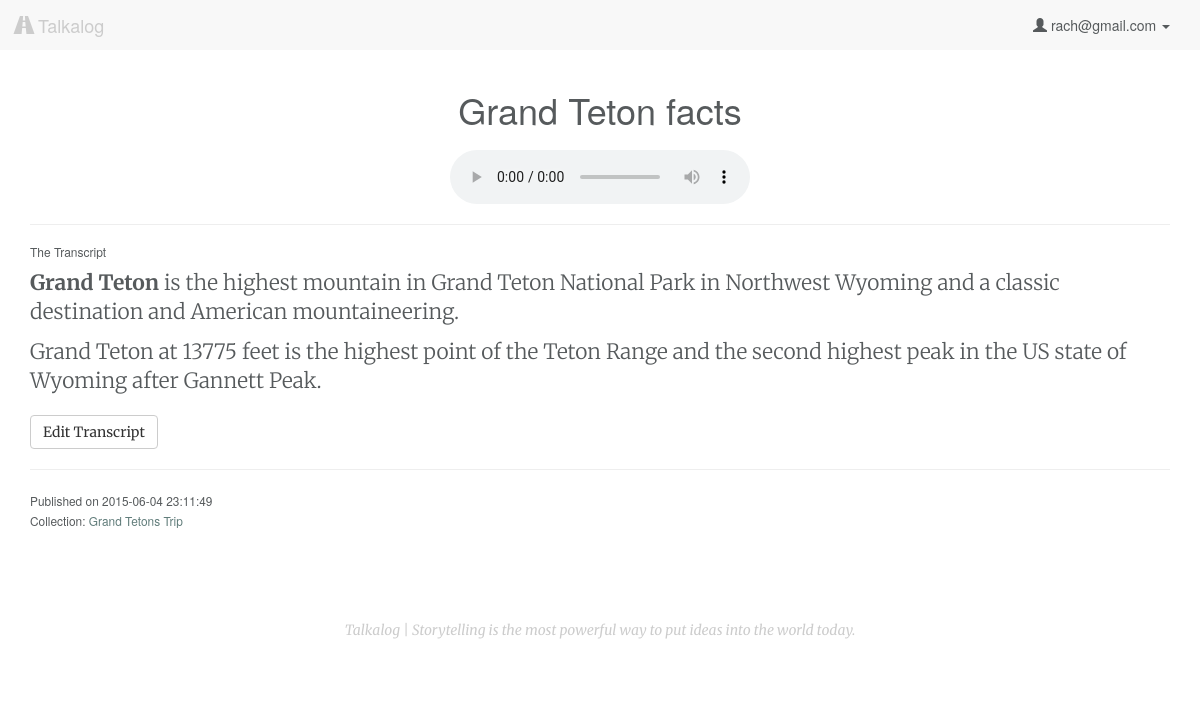
The page /listen/12 (signed in) on the database its author committed.
### model.py (models this page shows, shortened)
class User(db.Model):
    __tablename__ = "Users"
    id = db.Column(db.Integer, autoincrement=True, primary_key=True)
    email = db.Column(db.String(100), nullable=False)
    password = db.Column(db.String(50), nullable=False)
    first_name = db.Column(db.String(50), nullable=False)
    last_name = db.Column(db.String(50), nullable=False)
    tel = db.Column(db.String, nullable=False)

class Upload(db.Model):
    __tablename__ = "Uploads"
    id = db.Column(db.Integer, autoincrement=True, primary_key=True)
    user_id = db.Column(db.Integer, db.ForeignKey('Users.id'), nullable=False)
    title = db.Column(db.String, nullable=False, default=db.func.now())
    path = db.Column(db.String(50))
    mimetype = db.Column(db.String(50), default='wav') # wav, jpg, mp3
    datetime = db.Column(db.DateTime, default=db.func.now(), onupdate=db.func.now()) # set datetime to current timestamp
    transcript = db.Column(db.Text)
    user = db.relationship("User", backref=db.backref("uploads", order_by=id))

class CollectionsUploads(db.Model):
    __tablename__ = "CollectionsUploads"
    id = db.Column(db.Integer, autoincrement=True, primary_key=True)
    collection_id = db.Column(db.Integer, db.ForeignKey('Collections.id'), nullable=False)
    upload_id = db.Column(db.Integer, db.ForeignKey('Uploads.id'), nullable=False)
    collection = db.relationship("Collection", backref=db.backref("collectionsuploads", order_by=id))
    upload = db.relationship("Upload", backref=db.backref("collectionsuploads", order_by=id))
    def __repr__(self):
        return "<CollectionsUploads id: %s collection_id: %s upload_id: %s>" % (
        self.id, self.collection_id, self.upload_id)

class Collection(db.Model):
    __tablename__ = "Collections"
    id = db.Column(db.Integer, autoincrement=True, primary_key=True)
    user_id = db.Column(db.Integer, db.ForeignKey('Users.id'), nullable=False)
    title = db.Column(db.String, nullable=False, default='Untitled Collection')
    user = db.relationship("User", backref=db.backref("collections", order_by=id))
    def __repr__(self):
        return "<Collection id: %s user_id: %s title: %s>" % (
        self.id, self.user_id, self.title)

### server.py (the view)
@app.route('/listen/<int:id>')
def listen_audio(id):
	"""Show more information about the single user logged in."""
	if 'email' in session:
		user_email = session['email']
		user = User.query.filter_by(email=user_email).first()
		this_file = Upload.query.filter_by(id=id).first()
		cu = this_file.collectionsuploads
		print 'CollectionsUploads: ', cu
		collection = [cu.collection for cu in cu]
		print 'This is the parent collection: ', collection
		collect_users = []
		for c in collection:
			for i in c.collectionsusers:
				print 'what is i', i
				collect_users.append(i.user_id)
		if (this_file.user_id == user.id) or (user.id in collect_users):
			return render_template('listen.html', user=user, upload=this_file,
				upload_folder=UPLOAD_FOLDER)
		else:
			flash('You don\'t have access to view this page')
			return redirect('/')
	else:
		flash('You must be logged in to access this page.')
		return redirect('/')

### model.py (called while the page is built)
    def __repr__(self):
        return "<CollectionsUsers id: %s collection_id: %s user_id: %s>" % (
        self.id, self.collection_id, self.user_id)

### templates/listen.html (shortened to what this page needs)
{% extends 'base.html' %}
{% block content %}
    <h1 id="upload-title" upload-id="{{ upload.id }}" class="text-center">{{ upload.title }}</h1>
    <audio controls>
        <source src="{{ upload_folder }}/{{ upload.path }}" type="audio/wav">
    </audio>
    <hr>
    <h6>The Transcript</h6>
    <div class="transcript-body lead">
    {% if upload.transcript %}
        {{ upload.transcript|safe }}
        <button type="button" class="btn btn-default edit-transcript" data-toggle="modal" data-target="#myModal">Edit Transcript</button>
    {% else %}
        <button id="load" class="btn btn-default">Generate Transcript</button>
        <div id="transcript-content"> </div>
    {% endif %}
    </div>
    <hr>
    <p><small>Published on {{ upload.datetime }}<br>
    {% if upload.collectionsuploads %}
        Collection:
        {% for uc in upload.collectionsuploads %}
            <a href="/collection/{{ uc.collection.id }}">{{ uc.collection.title }}</a>
        {% endfor %}
    {% endif %}
    </small></p>
{% endblock %}

### templates/base.html (shortened to what this page needs)
<!DOCTYPE html>
<html lang="en">
    <head>
        <link rel="stylesheet" href="https://maxcdn.bootstrapcdn.com/bootstrap/3.3.4/css/bootstrap.min.css">
        <link rel="stylesheet" href="/static/css/style.css"/>
        <link rel="stylesheet" href="https://ajax.googleapis.com/ajax/libs/jqueryui/1.11.4/themes/smoothness/jquery-ui.css"/>
    </head>
    <body>
        <nav class="navbar navbar-default">
            <div class="container-fluid">
                <div class="navbar-header">
                    <a class="navbar-brand" href="/"><span class="glyphicon glyphicon-road" aria-hidden="true"></span> Talkalog</a>
                </div>
                <div class="collapse navbar-collapse" id="bs-example-navbar-collapse-1">
                    <ul class="nav navbar-nav navbar-right">
                    {% if 'email' in session %}
                        <li class="dropdown">
                        <a href="#" class="dropdown-toggle" data-toggle="dropdown" role="button" aria-expanded="false"><span class="glyphicon glyphicon-user" aria-hidden="true"></span> {{ session['email'] }} <span class="caret"></span></a>
                        </li>
                    {% else %}
                        <li><a href="/login">Login</a></li>
                        <li><a href="/signup">Sign Up</a></li>
                    {% endif %}
                    </ul>
                </div>
            </div>
        </nav>
        <div class="container">
            {% block content %}{% endblock %}
        </div>
        <div class="container">
            <footer class="footer">
                <p>Talkalog | Storytelling is the most powerful way to put ideas into the world today.</p>
            </footer>
        </div>
    </body>
</html>

### static/css/style.css (style rules this page uses)
body { background-color: #ffffff; color: #565a5c; }
a { color: #607c7a; -webkit-transition: color 0.1s linear 0s; -moz-transition: color 0.1s linear 0s; -o-transition: color 0.1s linear 0s; transition: color 0.1s linear 0s; }
.h1, .h2, .h3, .h4, .h5, h1, h2, h3, h4, h5 { font-weight: 200; }
.lead { font-family: "Merriweather", serif; }
.navbar-default { border-radius: 0; border: none; }
.navbar-default a, .navbar-default .navbar-brand, .navbar-default .navbar-nav > li > a { color: #565a5c; }
.footer { padding-top: 40px; padding-bottom: 40px; margin-top: 40px; text-align: center; font-style: italic; font-family: "Merriweather", serif; color: #cccccc; }
audio { display: block; margin: 20px auto; }
.edit-transcript { clear: both; display: block; margin: 20px 0 0; }

### rows shown on the page
User: email "rach@gmail.com"
Upload: title "Grand Teton facts", transcript "Grand Teton is the highest mountain in Grand Teton National Park in Northwest Wyoming and a classic destination and American mountaineering. Grand Teton at 13775 feet is the highest point of the Teton Range and the second highest peak in the US state of Wyoming after Gannett Peak.", datetime "2015-06-04 23:11:49"
CollectionsUploads: collection "Grand Tetons Trip"
